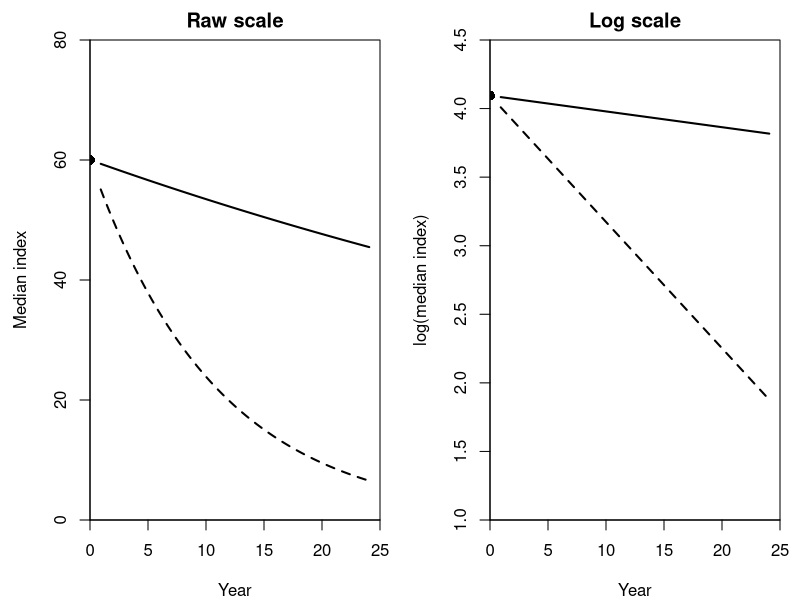
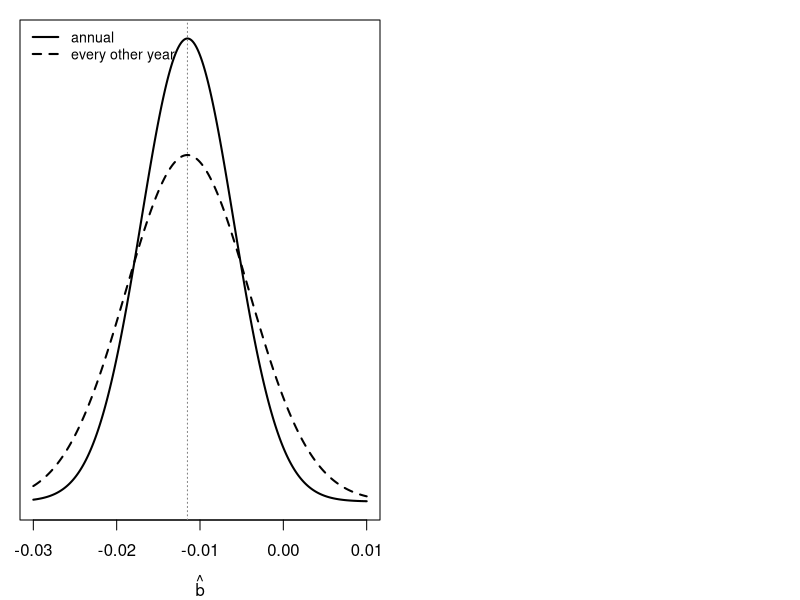
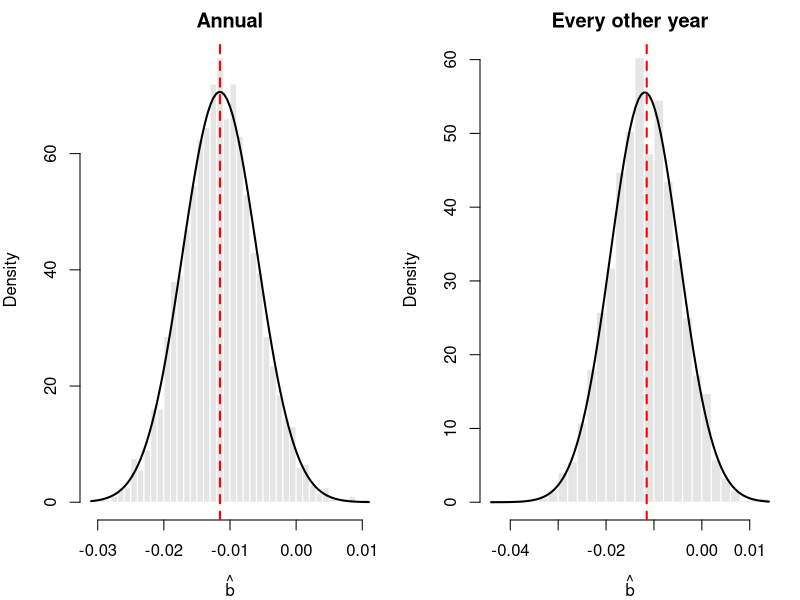

These figures' R source, in order:
## ---- chunk 1
knitr::opts_chunk$set(echo = TRUE, warning = FALSE, message = FALSE,
                       fig.width = 6, fig.height = 4)

I0 <- 60
sigma <- 0.2
lambda <- 0.75^(1/25)
b <- log(lambda)
tt_annual <- 1:25
tt_every2 <- seq(1, 25, by = 2)
Stt <- function(t) sum((t - mean(t))^2)
## ---- chunk 2
lambda <- 0.75^(1/25)
b <- log(lambda)
c(lambda = lambda, b = b)
## ---- chunk 3
par(mfrow = c(1, 2), mar = c(4, 4.5, 2, 1))
plot(NA, xlim = c(0, 25), ylim = c(0, 80), xaxs = "i", yaxs = "i",
     xlab = "Year", ylab = "Median index", main = "Raw scale")
curve(60 * 0.75^(x / 25), add = TRUE, lwd = 2)
curve(60 * 0.10^(x / 25), add = TRUE, lwd = 2, lty = 2)
points(0, 60, pch = 16, cex = 1.3)
plot(NA, xlim = c(0, 25), ylim = c(1, 4.5), xaxs = "i", yaxs = "i",
     xlab = "Year", ylab = "log(median index)", main = "Log scale")
curve(log(60) + (log(0.75) / 25) * x, add = TRUE, lwd = 2)
curve(log(60) + (log(0.10) / 25) * x, add = TRUE, lwd = 2, lty = 2)
points(0, log(60), pch = 16, cex = 1.3)
## ---- chunk 4
c(year0_lo = 60 * exp(-0.2), year0_hi = 60 * exp(0.2), year0_width = 60 * (exp(0.2) - exp(-0.2)))
c(year25_lo = 45 * exp(-0.2), year25_hi = 45 * exp(0.2), year25_width = 45 * (exp(0.2) - exp(-0.2)))
## ---- chunk 5
par(mar = c(4, 1, 1, 1))
sd_a <- sigma / sqrt(Stt(tt_annual))
sd_e <- sigma / sqrt(Stt(tt_every2))
xs <- seq(-0.03, 0.01, length.out = 400)
plot(xs, dnorm(xs, b, sd_a), type = "l", lwd = 2, yaxt = "n",
     xlab = expression(hat(b)), ylab = "", ylim = c(0, max(dnorm(xs, b, sd_a))))
lines(xs, dnorm(xs, b, sd_e), lwd = 2, lty = 2)
abline(v = b, col = "grey50", lty = 3)
legend("topleft", c("annual", "every other year"), lty = c(1, 2), lwd = 2, bty = "n", cex = 0.85)
## ---- chunk 6
R_needed <- 0.9 * 0.1 / 0.01^2
R_needed
## ---- chunk 7
sim_one <- function(tt, sigma, b, I0 = 60, level = 0.9) {
  idx <- I0 * exp(b * tt + rnorm(length(tt), 0, sigma))
  m <- lm(log(idx) ~ tt)
  ci <- confint(m, "tt", level = level)
  c(bhat = unname(coef(m)["tt"]), lo = ci[1], hi = ci[2])
}
run_design <- function(tt, sigma, b, R, seed) {
  set.seed(seed)
  res <- t(replicate(R, sim_one(tt, sigma, b)))
  list(bhat = res[, "bhat"], mean_b = mean(res[, "bhat"]), sd_b = sd(res[, "bhat"]),
       coverage = mean(res[, "lo"] <= b & b <= res[, "hi"]))
}
res_a <- run_design(tt_annual, sigma, b, R = 2000, seed = 4746)
res_e <- run_design(tt_every2, sigma, b, R = 2000, seed = 4747)
data.frame(
  design = c("Annual", "Every other year"),
  mean_bhat = c(res_a$mean_b, res_e$mean_b),
  sd_bhat = c(res_a$sd_b, res_e$sd_b),
  coverage = c(res_a$coverage, res_e$coverage)
)
## ---- chunk 8
par(mfrow = c(1, 2), mar = c(4, 4, 2, 1))
hist(res_a$bhat, freq = FALSE, breaks = 30, main = "Annual", xlab = expression(hat(b)),
     col = "grey90", border = "white")
curve(dnorm(x, mean(res_a$bhat), sd(res_a$bhat)), add = TRUE, lwd = 2)
abline(v = b, col = "red", lwd = 2, lty = 2)
hist(res_e$bhat, freq = FALSE, breaks = 30, main = "Every other year", xlab = expression(hat(b)),
     col = "grey90", border = "white")
curve(dnorm(x, mean(res_e$bhat), sd(res_e$bhat)), add = TRUE, lwd = 2)
abline(v = b, col = "red", lwd = 2, lty = 2)
## ---- chunk 9
Stt_annual <- Stt(tt_annual); Stt_e2 <- Stt(tt_every2)
sd_annual <- sigma / sqrt(Stt_annual)
sd_e2 <- sigma / sqrt(Stt_e2)
c(annual = sd_annual, every_other_year = sd_e2, ratio = sd_e2 / sd_annual)
## ---- chunk 10
0.4 / sqrt(Stt_annual)
